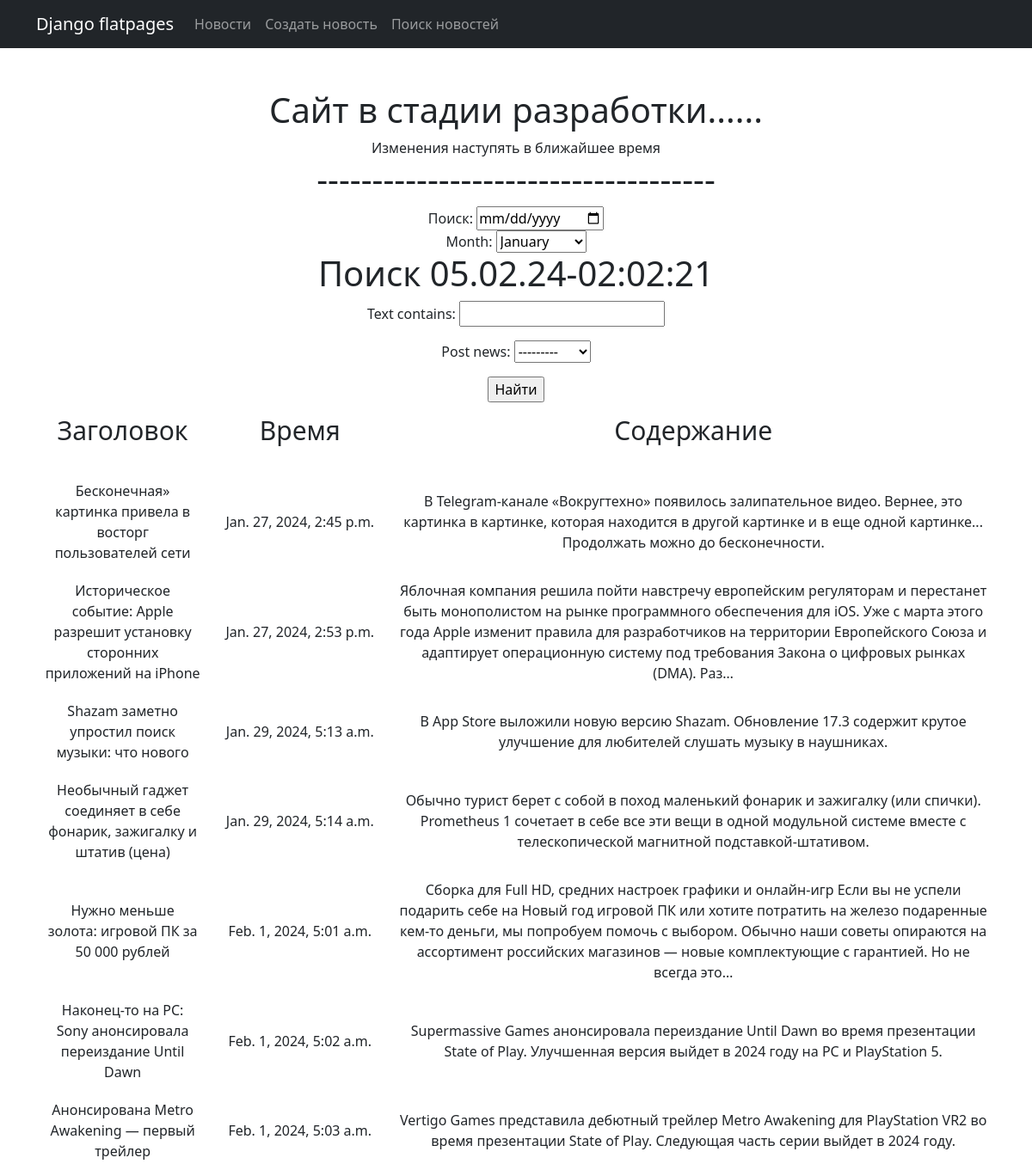
The app's page /news/search/ with its own data.
### simpleapp/models.py (models this page shows, shortened)
class Post(models.Model):
    article = 'AR'
    news = 'NE'
    POSITION = [(article, 'Статья'),
                (news, 'Новости')]
    author = models.ForeignKey(Author, on_delete=models.CASCADE)
    post_news = models.CharField(max_length=2,choices=POSITION,default=news)
    post_time = models.DateTimeField(auto_now_add=True)
    category = models.ManyToManyField(Category,through='PostCategory')
    post = models.CharField(max_length=200)
    text = models.TextField()
    rating_post = models.IntegerField(default=0)

### simpleapp/views.py (the view)
# urls.py: path('search/', PostSearch.as_view(), name= 'post_search'),
class PostSearch(ListView):
    model = Post
    template_name = 'post_search.html'
    context_object_name = 'search'
    def get_queryset(self):
        queryset = super().get_queryset()
        self.filterset = PostFilter(self.request.GET, queryset)
        return self.filterset.qs
    def get_context_data(self, **kwargs):
        context = super().get_context_data(**kwargs)
        context['filterset'] = self.filterset
        context['time_now'] = datetime.now()
        return context

### templates/post_search.html (shortened to what this page needs)
{% extends 'flatpages/default.html' %}
{% load custom_filters %}
{% block content %}
<form>
  <div class="nativeDatePicker">
    <label for="bday">Поиск:</label>
    <input type="date" id="bday" name="bday" />
  </div>
  <div class="fallbackDatePicker">
      <label for="month">Month:</label>
      <select id="month" name="month">
        <option selected>January</option>
      </select>
  </div>
</form>
    {% if search %}
    <h1 align="center">Поиск {{ time_now|date:'d.m.y-h:m:s' }}</h1>
    <form action="" method="get">
        {{ filterset.form.as_p }}
        <input type="submit" value="Найти"/>
    </form>
    <table cellpadding="10" align="center">
        <tr>
            <td width="10%"><p style="font-size: 30px">Заголовок</p></td>
            <td width="15%"><p style="font-size: 30px">Время</p></td>
            <td width="50%"><p style="font-size: 30px">Содержание</p></td>
        </tr>
        {% for p in search %}
        <tr>
            <td>{{ p.post }}</td>
            <td>{{ p.post_time }}</td>
            <td>{{ p.text|truncatechars:320}}</td>
        </tr>
        {% endfor %}
    </table>
    {% else %}
        <h1>Новостей нет</h1>
    {% endif %}
{% endblock content %}

### templates/flatpages/default.html (shortened to what this page needs)
<!DOCTYPE html>
<html lang="en">
    <head>
        {% load static %}
        <link href="{% static 'css/styles.css' %}" rel="stylesheet" />
    </head>
    <body>
        <nav class="navbar navbar-expand-lg navbar-dark bg-dark static-top">
   <div class="container">
       <a class="navbar-brand" href="#">Django flatpages</a>
       <div class="collapse navbar-collapse" id="navbarResponsive">
           <ul class="navbar-nav ml-auto">
               <li class="nav-item">
                   <a class="nav-link" href="/news/">Новости</a>
               </li>
               <li class="nav-item">
                   <a class="nav-link" href="/news/create/">Создать новость</a>
               </li>
               <li class="nav-item">
                   <a class="nav-link" href="/news/search/">Поиск новостей</a>
               </li>
           </ul>
       </div>
   </div>
</nav>
        <div class="container">
            <div class="text-center mt-5">
                <h1>Сайт в стадии разработки......</h1>
                <h9>Изменения наступять в ближайшее время</h9>
                <h1>------------------------------------</h1>
                {% block content %}
                {% endblock content %}
            </div>
        </div>
    </body>
</html>

### records on screen
Post: post "Бесконечная» картинка привела в восторг пользователей сети", post_time "Jan. 27, 2024, 2:45 p.m.", text "В Telegram-канале «Вокругтехно» появилось залипательное видео. Вернее, это картинка в картинке, которая находится в другой картинке и в еще одной картинке... Продолжать можно до бесконечности."
Post: post "Историческое событие: Apple разрешит установку сторонних приложений на iPhone", post_time "Jan. 27, 2024, 2:53 p.m.", text "Яблочная компания решила пойти навстречу европейским регуляторам и перестанет быть монополистом на рынке программного обеспечения для iOS. Уже с марта этого года Apple изменит правила для разработчиков на территории Европейского Союза и адаптирует операционную систему под требования Закона о цифровых рынках (DMA). Раз…"
Post: post "Shazam заметно упростил поиск музыки: что нового", post_time "Jan. 29, 2024, 5:13 a.m.", text "В App Store выложили новую версию Shazam. Обновление 17.3 содержит крутое улучшение для любителей слушать музыку в наушниках."
Post: post "Необычный гаджет соединяет в себе фонарик, зажигалку и штатив (цена)", post_time "Jan. 29, 2024, 5:14 a.m.", text "Обычно турист берет с собой в поход маленький фонарик и зажигалку (или спички). Prometheus 1 сочетает в себе все эти вещи в одной модульной системе вместе с телескопической магнитной подставкой-штативом."
Post: post "Нужно меньше золота: игровой ПК за 50 000 рублей", post_time "Feb. 1, 2024, 5:01 a.m.", text "Сборка для Full HD, средних настроек графики и онлайн-игр Если вы не успели подарить себе на Новый год игровой ПК или хотите потратить на железо подаренные кем-то деньги, мы попробуем помочь с выбором. Обычно наши советы опираются на ассортимент российских магазинов — новые комплектующие с гарантией. Но не всегда это…"
Post: post "Наконец-то на PC: Sony анонсировала переиздание Until Dawn", post_time "Feb. 1, 2024, 5:02 a.m.", text "Supermassive Games анонсировала переиздание Until Dawn во время презентации State of Play. Улучшенная версия выйдет в 2024 году на PC и PlayStation 5."
Post: post "Анонсирована Metro Awakening — первый трейлер", post_time "Feb. 1, 2024, 5:03 a.m.", text "Vertigo Games представила дебютный трейлер Metro Awakening для PlayStation VR2 во время презентации State of Play. Следующая часть серии выйдет в 2024 году."

### other values on screen
{{ time_now|date:'d.m.y-h:m:s' }} "05.02.24-02:02:21"
